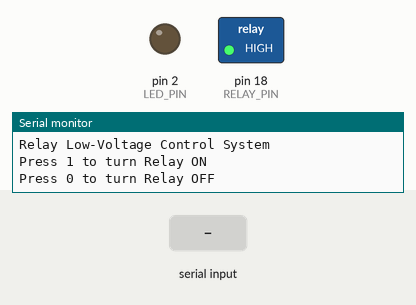
Recording of a sketch running on a simulated Arduino Uno, built with avr-gcc and run on an emulated ATmega328P. Shown: switched loads named in the sketch (green lamp = pin HIGH), output pins drawn as LEDs (lit = HIGH), the last lines printed to the serial monitor. Inputs (shaded band) come from the test bench.

Above: at 1.3 s.
1.4 s: "1\n" received over Serial
At 2.5 s:
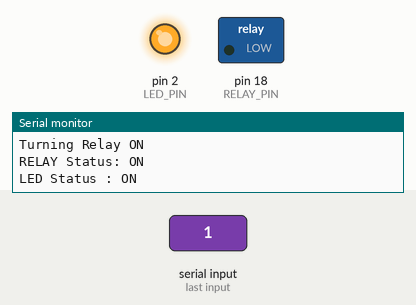
2.9 s: "0\n" received over Serial
At 3.7 s:
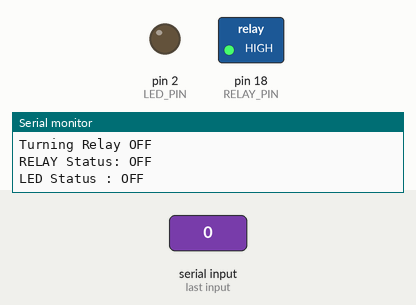
Timing chart, 0 to 5.9 s (numbered marks = the images above; inputs shaded):
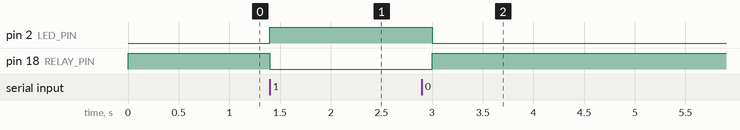

The sketch:

main.ino
```cpp
#define LED_PIN 2
#define RELAY_PIN 18

int prevState = LOW;
bool Value_Entered = false;
unsigned long previousTime = 0;
unsigned long intervalTime = 200;

char Relay_Value();
void show_reading(char choice);
void compare_last_reading(int currentState);

void setup(){
  Serial.begin(115200);
  pinMode(RELAY_PIN,OUTPUT);
  digitalWrite(RELAY_PIN,HIGH);
  pinMode(LED_PIN, OUTPUT);
  digitalWrite(LED_PIN, LOW);
  Serial.println("Relay Low-Voltage Control System");
  Serial.println("Press 1 to turn Relay ON");
  Serial.println("Press 0 to turn Relay OFF");
}

void loop(){
  unsigned long currentTime = millis();
  if(currentTime - previousTime >= intervalTime){
    previousTime = currentTime;
    char choice = Relay_Value();
    show_reading(choice);
  }
}

char Relay_Value(){
  if(Serial.available() > 0){
    Value_Entered = true;
    return Serial.read();
  }
  else{
    return '*';
  }
}

void show_reading(char choice){
  if(Value_Entered){
    if(choice == '1'){
      compare_last_reading(1);
    }
    else if(choice == '0'){
      compare_last_reading(0);
    }
    else if (choice != '*' && choice != '\n' && choice != '\r'){
      Serial.println("Enter a valid choice");
    }
    Value_Entered = false;
  }
}


void compare_last_reading(int currentState){
  if(currentState == prevState){
    Serial.println("Relay is already in the requested state");
    return;
  }
  prevState = currentState;
  if(prevState == HIGH){
    digitalWrite(RELAY_PIN,LOW);
    digitalWrite(LED_PIN,HIGH);
    Serial.println("Turning Relay ON");
    Serial.println("RELAY Status: ON");
    Serial.println("LED Status : ON");
  }
  else{
    digitalWrite(RELAY_PIN,HIGH);
    digitalWrite(LED_PIN,LOW);
    Serial.println("Turning Relay OFF");
    Serial.println("RELAY Status: OFF");
    Serial.println("LED Status : OFF");
  }
}
```

Measured:
- after the input at 1.4 s, pin 2 (LED_PIN): LOW → HIGH at once; pin 18 (RELAY_PIN): HIGH → LOW at once
- after the input at 2.9 s, pin 2 (LED_PIN): HIGH → LOW after 0.10 s; pin 18 (RELAY_PIN): LOW → HIGH after 0.10 s
